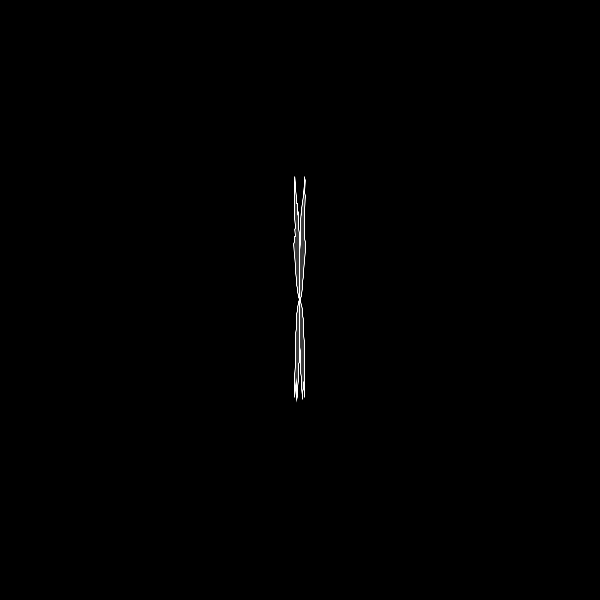
Frame 1 (no input)
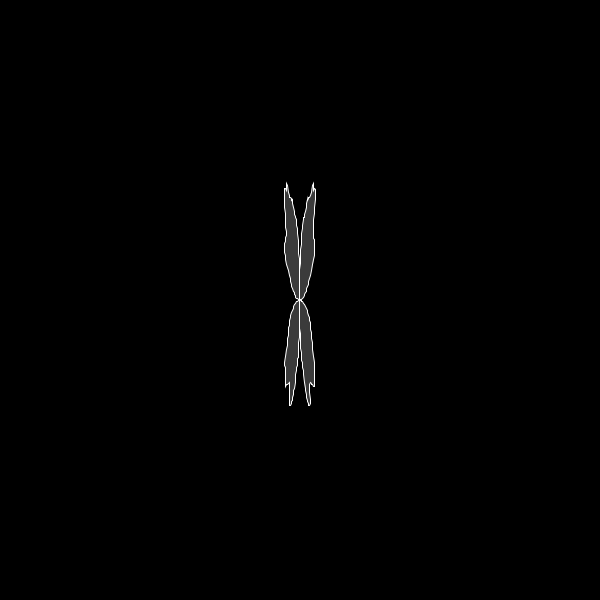
Frame 60 (the mouse pressed at the canvas centre just before this capture)
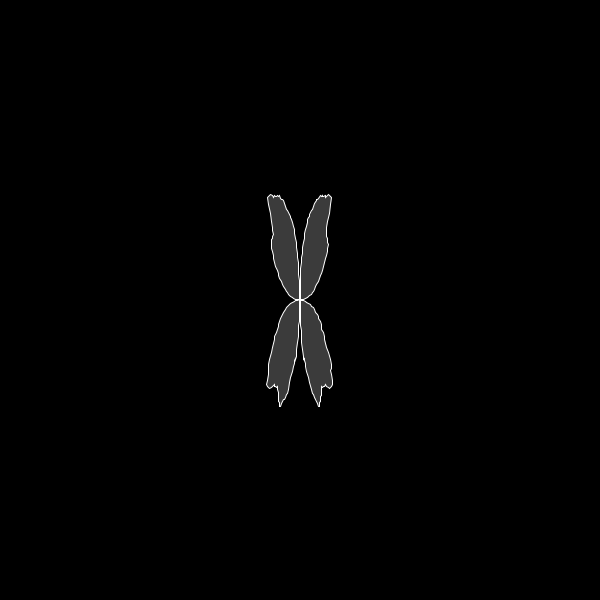
Frame 120 (the mouse held since frame 60 and released just before this capture)

The Processing sketch that drew these frames (run headless with seeded random() and noise(); from frame 60 on, the mouse is pressed at the canvas centre):

// Processing sketch: noiseWings
// ── noiseWings.pde
float wiggle;
void setup() {
  size(600, 600);
}

void draw() {
  background(0);
  translate(width/2, height/2);
  rotate(PI/2);
  stroke(255);
  strokeWeight(1);
  float move = 0;
    fill(150,100);
  beginShape();
  for (float a=-PI/2; a <= PI/2; a += PI/150) {
    float r = sin(2*a) * map(noise(move,wiggle),0,1,100,200);
    float x = r *cos(a);
    float y =sin(frameCount*0.05)*r *sin(a);    
    vertex(x, y);
    move+=0.1;
  }
  for (float a=PI/2; a <= 3* PI/2; a += PI/150) {
    float r = sin(2*a) * map(noise(move,wiggle),0,1,100,200);
    float x = r *cos(a);
    float y = 0.5+sin(frameCount*0.05)*r *sin(a);    
    vertex(x, y);
    move-=0.1;
  }
  endShape(CLOSE);
  wiggle+=0.005;
}
